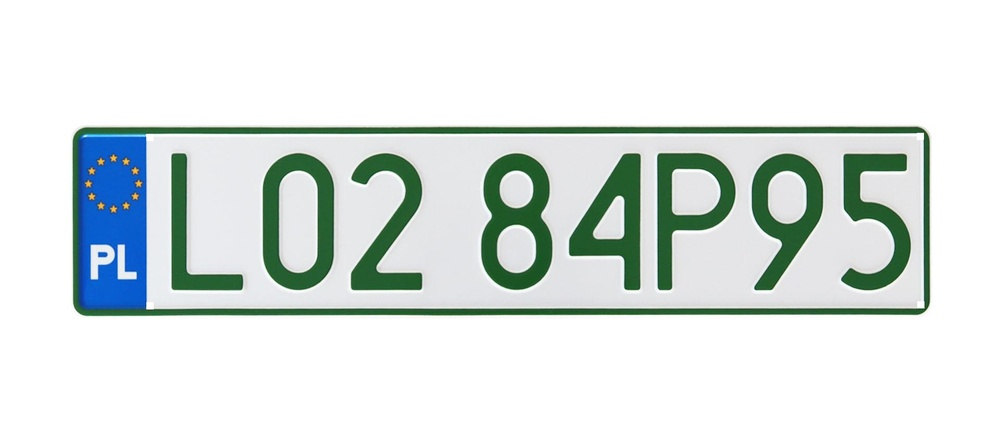
#> input picture rej7.jpg, 1000 x 422 px, shrunk from 1920 x 810 before the run, found by its file name
$ python car_plates.py
#> lines starting #> are read from the running program, lines starting #| are printed output that depends on the picture; after the words box and inside, x2 and y2 are one past the last pixel; in counts of white or black regions, pixels touching at a corner belong together
# -*- coding: utf-8 -*-
"""
Created on Tue Nov 30 01:17:36 2021

@author: styka
"""
import numpy as np
import pandas as pd
from PIL import Image
import matplotlib.pyplot as plt
import math
import imutils
import cv2 # if not found: pip install opencv-python
import requests
from io import BytesIO

# FUNKCJE
# [4 lines left out: function rgbData2GrayData, not called in this run]

def imageReadRGB(url):
    response = requests.get(url)
    inputImage = Image.open(BytesIO(response.content))
#> inputImage is the input picture: PIL image 1000x422 RGB; mean R, G, B 217.8, 226, 224
    width, height = inputImage.size
    inputArray = np.array(inputImage)
    inputArray = inputArray[:, :, 0:3]
    return inputArray, width, height

def showImageAndHistogram(imageData, typeOfData):
	outputImage = Image.fromarray(imageData, typeOfData)

	plt.subplot(2,1,1),plt.imshow(outputImage)
	plt.title('Image'), plt.xticks([]), plt.yticks([])
	plt.subplot(2,1,2),plt.hist(imageData.ravel(),bins = 256, range = [0,256])
	plt.title('Histogram')
	plt.show()

def treshold(imageData, treshold):
    #imageData=rgbData2GrayData(imageData)
    return np.where( (imageData <= treshold), 0, 255).astype('uint8')

# pX pY to punkty referencyjne w szablonie
def morphologyErosion(imageData, template, pX, pY):
    imageData1 = 255*np.ones([imageData.shape[0], imageData.shape[1]])
    # py, px = np.where(template=='X')[0][0], np.where(template=='X')[1][0]
    for i in range(pY,imageData.shape[0]-template.shape[0]+pY+1):
        for j in range(pX,imageData.shape[1]-template.shape[1]+pX+1):
            if np.array_equal(np.where(template==0),np.where(imageData[(i-pY):(i+template.shape[0]-pY),(j-pX):(j+template.shape[1]-pX)]==0)):
                 imageData1[i,j]=0
    return imageData1.astype('uint8')

# [7 lines of commented-out code are left out]

def cutPart(image, x, y, width, height):
    #image=rgbData2GrayData(image)
    heightIm, widthIm = image.shape
    # image=image[(heightIm-y-height):(heightIm-y),x:(x+width)] -> od dolnego lewego w górę
    # od górnego lewego w dól:
    image=image[y:(height+y),x:(x+width)]
    return image.astype('uint8')

# [15 lines left out: function edgeDetectorPrewitt, not called in this run]

def reverse(imageData):
	return 255-imageData

###############################################################
url = 'https://raw.githubusercontent.com/annaStykowska/Car-license-plate-recognition-python/main/rej7.jpg'
imageData, width, height = imageReadRGB(url)
#> width = 1000; height = 422

# RGB
showImageAndHistogram(imageData, typeOfData='RGB')
# [6 lines of commented-out code are left out]
gray = cv2.cvtColor(imageData, cv2.COLOR_BGR2GRAY)
plt.imshow(cv2.cvtColor(gray, cv2.COLOR_BGR2RGB))
bfilter = cv2.bilateralFilter(gray, 11, 17, 17) #Noise reduction
edged = cv2.Canny(bfilter, 30, 200) #Edge detection
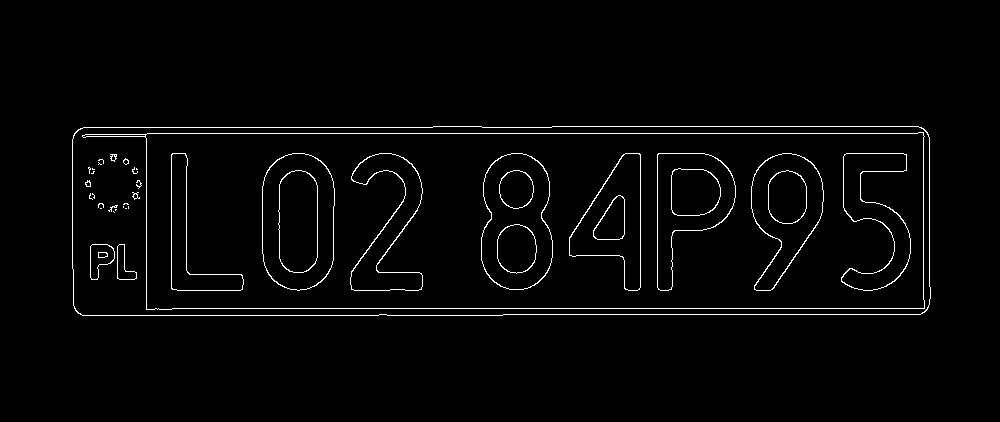
#> edged: shape (422, 1000); 2.2% white in thin lines or dots, all inside (x1, y1, x2, y2) = (72, 126, 931, 316)
plt.imshow(cv2.cvtColor(edged, cv2.COLOR_BGR2RGB))
keypoints = cv2.findContours(edged.copy(), cv2.RETR_TREE, cv2.CHAIN_APPROX_SIMPLE)
#> keypoints = 69 contours, 26 with area under 20; largest, box (x1, y1, x2, y2) and area: (72, 126, 931, 316) 160930, (72, 126, 931, 316) 160906, (82, 132, 925, 310) 136142, (145, 132, 925, 310) 136014, (262, 153, 335, 291) 8630
contours = imutils.grab_contours(keypoints)
#> contours has the same summary as keypoints
contours = sorted(contours, key=cv2.contourArea, reverse=True)[:10]
#> contours = 10 contours; largest, box (x1, y1, x2, y2) and area: (72, 126, 931, 316) 160930, (72, 126, 931, 316) 160906, (82, 132, 925, 310) 136142, (145, 132, 925, 310) 136014, (262, 153, 335, 291) 8630
location = None
for contour in contours:
    approx = cv2.approxPolyDP(contour, 10, True)
    if len(approx) == 4:
        location = approx
        break
#> this loop made 4 passes
#> location on pass 4: [[924, 136], [923, 308], [146, 308], [147, 133]]
location
mask = np.zeros(gray.shape, np.uint8)
new_image = cv2.drawContours(mask, [location], 0,255,-1)
#> new_image: shape (422, 1000); 32.2% white; 1 white region, box (x1, y1, x2, y2) and area: (146, 133, 925, 309) 135762

plt.imshow(cv2.cvtColor(new_image, cv2.COLOR_BGR2RGB))

# odwrocony kolor, treshold - zeby wyeliminowac niebieski prostokąt kolo literek
rev=treshold(reverse(gray),100)
plt.imshow(cv2.cvtColor(rev, cv2.COLOR_BGR2RGB))

new_image2 = cv2.bitwise_and(new_image, rev, mask=mask)
#> new_image2: shape (422, 1000); 8.4% white; 19 white regions (7 under 20 px), largest, box (x1, y1, x2, y2) and area: (481, 153, 552, 290) 5398, (263, 153, 334, 290) 4952, (569, 153, 641, 290) 4581

plt.imshow(cv2.cvtColor(new_image2, cv2.COLOR_BGR2RGB))
(x,y) = np.where(mask==255)
(x1, y1) = (np.min(x), np.min(y))
#> x1 = 133; y1 = 146
(x2, y2) = (np.max(x), np.max(y))
#> x2 = 308; y2 = 924

cropped_image = reverse(new_image2[x1:x2+1, y1:y2+1])
plt.imshow(cv2.cvtColor(cropped_image, cv2.COLOR_BGR2RGB))

# mała templatka, żeby zredukowac poziome linie
cropped_image=morphologyErosion(cropped_image, np.zeros([2,2]), 0, 0)
#> after the loop in morphologyErosion, `for i in range(pY,imageData.shape[0]-template.shape[0]+pY+1):`:
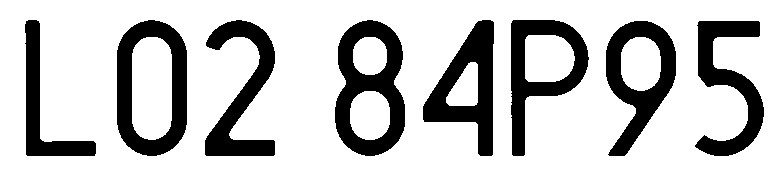
#> imageData1: shape (176, 779) float64; 76.3% white; 8 black regions, largest, box (x1, y1, x2, y2) and area: (335, 20, 405, 156) 5015, (117, 20, 187, 156) 4603, (423, 20, 494, 156) 4298
#> cropped_image: shape (176, 779); 76.3% white; 8 black regions
showImageAndHistogram(cropped_image, typeOfData='P')
# [10 lines of commented-out code are left out]

from skimage.measure import label, regionprops, regionprops_table
from skimage.io import imshow
label_im = label(cropped_image,background=255)
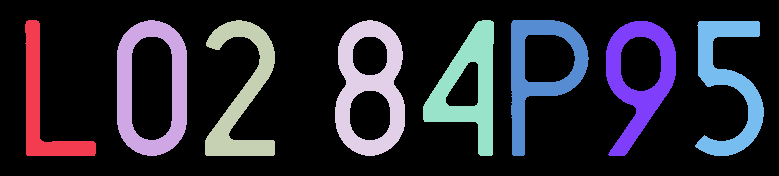
#> label_im: shape (176, 779) int64; 9 distinct labels, from 0 to 8; one colour per label, 0 black
regions = regionprops(label_im)
#> regions = 8 regions; box (x1, y1, x2, y2) and area: (335, 20, 405, 156) 5015, (117, 20, 187, 156) 4603, (423, 20, 494, 156) 4298, (606, 21, 676, 156) 4073, (511, 20, 589, 156) 3967, (205, 20, 275, 156) 3933, (695, 21, 764, 156) 3880, (25, 20, 96, 156) 2736
imshow(label_im)
properties = ['area','convex_area','bbox_area', 'extent',
              'mean_intensity', 'solidity', 'eccentricity',
              'orientation']
pd.DataFrame(regionprops_table(label_im, cropped_image,
             properties=properties))

# prostokąty dookoła cyfr/liter
import matplotlib.patches as mpatches
fig, ax = plt.subplots(figsize=(10, 6))
ax.imshow(cropped_image)
idxVec=[]
for region in regionprops(label_im):
    # take regions with large enough areas
    if region.area > 100:
        # draw rectangle around segmented
        minr, minc, maxr, maxc = region.bbox
        rect = mpatches.Rectangle((minc, minr), maxc - minc, maxr - minr,
                                  fill=False, edgecolor='red', linewidth=2)
        ax.add_patch(rect)
#> this loop made 8 passes
#> (minr, minc, maxc) on passes 1 to 8: (20, 25, 96), (20, 117, 187), (20, 205, 275), (20, 335, 405), (20, 423, 494), (20, 511, 589), (21, 606, 676), (21, 695, 764)

saved=0
characterIm=[]
for region in regionprops(label_im):
    # take regions with large enough areas
    if region.area > 100:
        # wycinanie litery
        minr, minc, maxr, maxc = region.bbox
        characterIm=cutPart(cropped_image,minc, minr, (maxc - minc), (maxr - minr))
        showImageAndHistogram(characterIm, typeOfData='P')
        # analiza głównych składowych
        # wspolrzedne gdzie jest litera
        y, x = np.where(characterIm==0)
        #liczymy srednie dla x i y
        yMean, xMean = np.mean(y), np.mean(x)
        # odejmujemy srednie od skladowych
        x, y = x-xMean, y-yMean
        # macierz kowariancji, wektory i wartosci wlasne tej macierzy
        mCov=np.cov(x,y)
        wartWlasne, wekWlasne = np.linalg.eig(mCov)
        # wektory wlasne zaznaczaja kierunki zmian danych
        # skladnik glowny - ten wektor własny, ktory ma najwieksza zmiennosc danych (ma najwieksza wartosc wlasna)-
        # im wartosc wlasna mniejsza, tym mniej istotna dana skladowa
        # ogolnie: po obliczeniu wektorow i wlasnych i wartosci wlasnych porzadkujemy je wg malejacych
        # wartosci wlasnych - ustawiamy skladowe wg ich istotnosci. wybierajac teraz tylko najwazniejsze
        # skladowe mozemy oryginalne dane przeksztalcic w nowy zbior, zlozony z elementow o mniejszym
        # wymiarze, ktory bedzie opisywal te najwazniejsze naszym zdaniem cechy. Wybrane w ten sposob
        # wektory wlasne tworzą macierz, tzw. macierz cech (wektor cech)
        # bede przeksztalcac dane nie odrzucajac zadnej ze skladowych
        # wzor na transformacje danych : D_fin=f^T x D^T, f - wybrany wektor cech, D - nasze x i y
        f=wekWlasne.T
        D = np.array([x, y])
        # mnozenie macierzy
        new=f@D
        plt.scatter(new[1],new[0])
        plt.show()
        new[0]=10*(new[0]-min(new[0]))/max(new[0])
        new[1]=10*(new[1]-min(new[1]))/max(new[1])
        # zaokrąglam otrzymane współrzędne do int
        new = np.round(new,0).astype('int')
        if characterIm.shape[0]>characterIm.shape[1]:
            newImageData = 255*np.ones([characterIm.shape[0],characterIm.shape[0]])
        else:
            newImageData = 255*np.ones([characterIm.shape[1],characterIm.shape[1]])
        for i in range(new.shape[1]):
            newImageData[new[0][i],new[1][i]]=0
        plt.scatter(new[1],new[0])
        plt.savefig(str(saved)+'.png')
        saved=saved+1
        plt.show()
#> this loop made 8 passes
#> (minr, minc, maxc, yMean, xMean, mCov, wartWlasne, wekWlasne) on passes 1 to 3: (20, 25, 96, 85.8, 18.07, [[348.5, 450.5], [450.5, 1855.1]], [224.1, 1979.5], [[-0.964, -0.266], [0.266, -0.964]]), (20, 117, 187, 67.47, 34.47, [[555.5, -0.732], [-0.732, 1663.1]], [555.5, 1663.1], [[-1, 0.000661], [-0.000661, -1]]), (20, 205, 275, 72.77, 36.35, [[352.8, -168.6], [-168.6, 2156.9]], [337.2, 2172.5], [[-0.996, 0.0923], [-0.0923, -0.996]])
#> pass 1, in showImageAndHistogram (call 3), `plt.show()`:
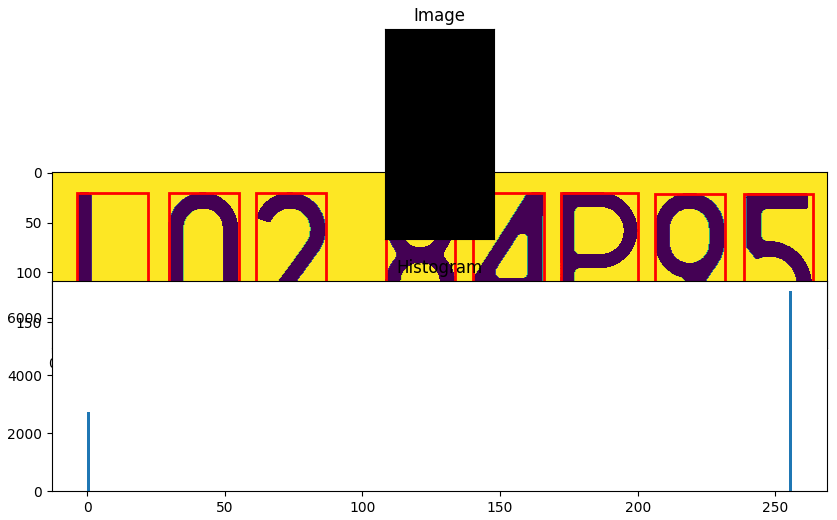
#> figure drawn by matplotlib, 3 panels; panel 3: tallest bar 6920 high, from x = 255 to 256
#> pass 1, `plt.savefig(str(saved)+'.png')`:
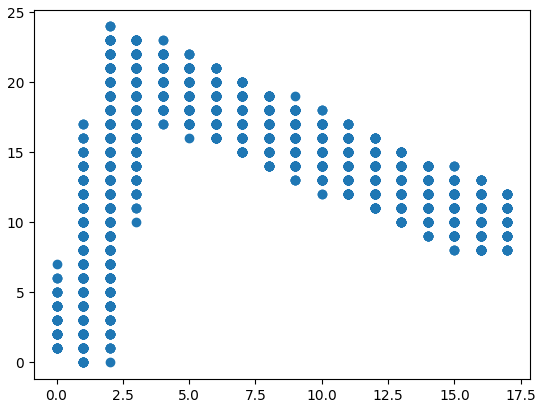
#> figure drawn by matplotlib, 1 panel
#> after the loop:
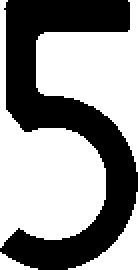
#> characterIm: shape (135, 69) (shown 2 times larger); 58.3% white; 1 black region, box (x1, y1, x2, y2) and area: (0, 0, 69, 135) 3880
#> after the loop:
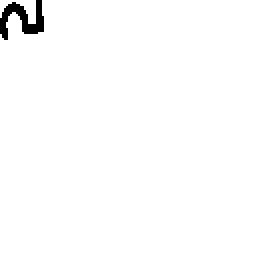
#> newImageData: shape (135, 135) float64 (shown 2 times larger); 98.9% white; 1 black region, box (x1, y1, x2, y2) and area: (0, 0, 22, 20) 202
#> after the loop, saved = 8

$ run again, with rej14.jpg copied over rej7.jpg
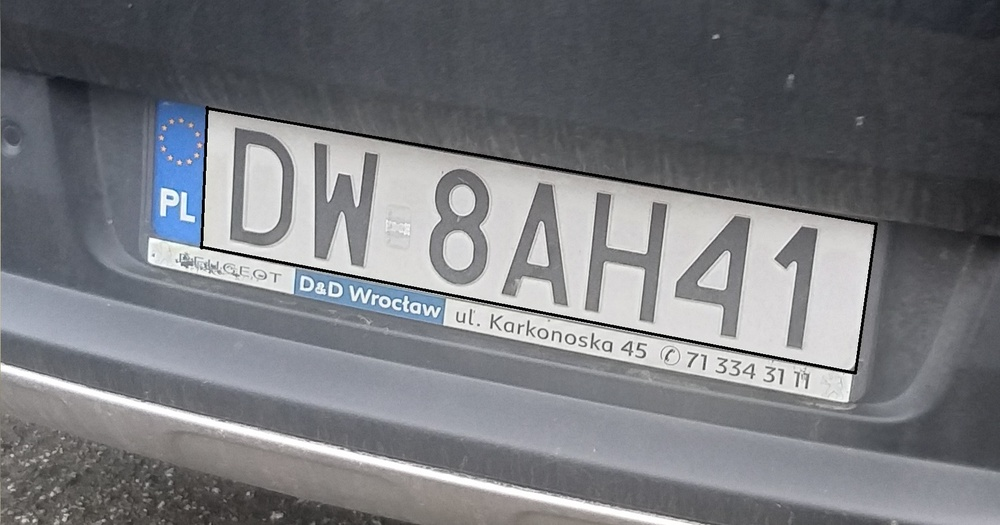
#> input picture rej14.jpg, 1000 x 525 px, shrunk from 1768 x 928 before the run, found by its file name
#> in imageReadRGB, inputImage is the input picture: PIL image 1000x525 RGB; mean R, G, B 118.5, 120.2, 124.8
#> `imageData, width, height = imageReadRGB(url)`: width = 1000; height = 525
#> `edged = cv2.Canny(bfilter, 30, 200)`:
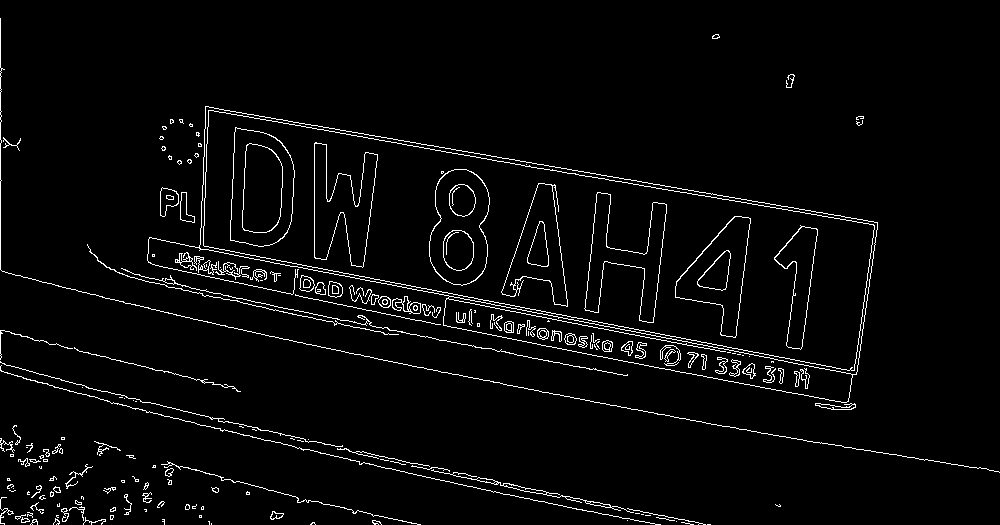
#> edged: shape (525, 1000); 3.3% white in thin lines or dots
#> keypoints = 362 contours, 235 with area under 20; largest, box (x1, y1, x2, y2) and area: (147, 106, 878, 403) 111656, (199, 106, 878, 375) 99122, (203, 110, 875, 371) 94234, (203, 110, 875, 371) 94228, (443, 296, 853, 403) 12521
#> `contours = imutils.grab_contours(keypoints)`: contours has the same summary as keypoints
#> `contours = sorted(contours, key=cv2.contourArea, reverse=True)[:10]`: contours = 10 contours; largest, box (x1, y1, x2, y2) and area: (147, 106, 878, 403) 111656, (199, 106, 878, 375) 99122, (203, 110, 875, 371) 94234, (203, 110, 875, 371) 94228, (443, 296, 853, 403) 12521
#> the loop `for contour in contours:` made 2 passes
#> location on pass 2: [[205, 107], [876, 222], [857, 371], [201, 249]]
#> new_image: shape (525, 1000); 18.8% white; 1 white region, box (x1, y1, x2, y2) and area: (201, 107, 877, 372) 98711
#> new_image2: shape (525, 1000); 5.6% white; 30 white regions (21 under 20 px), largest, box (x1, y1, x2, y2) and area: (201, 107, 877, 372) 4967, (314, 142, 378, 267) 4222, (585, 192, 667, 323) 3891
#> x1 = 107; y1 = 201
#> x2 = 371; y2 = 876
#> cropped_image: shape (265, 676); 85.6% white; 33 black regions (24 under 20 px)
#> outputImage: PIL image 676x265 P; every value is 0
#> label_im: shape (265, 676) int64; 34 distinct labels, from 0 to 33
#> regions = 33 regions; largest, box (x1, y1, x2, y2) and area: (113, 36, 176, 159) 3901, (384, 85, 465, 215) 3564, (474, 109, 549, 229) 3454, (228, 62, 287, 177) 3451, (0, 0, 675, 264) 3146
#> the loop `for region in regionprops(label_im):` made 33 passes
#> (minr, minc, maxr, maxc) on passes 1 to 8: (0, 0, 264, 675), (21, 29, 138, 92), (36, 113, 159, 176), (62, 228, 177, 287), (76, 301, 198, 366), (85, 384, 215, 465), (109, 474, 229, 549), (120, 574, 241, 616)
#> the loop `for region in regionprops(label_im):` made 33 passes
#> (minr, minc, maxr, maxc, yMean, xMean, mCov, wartWlasne) on passes 1 to 5: (0, 0, 264, 675, 126.3, 320.4, [[32573.3, 5216.7], [5216.7, 2321.7]], [33447.6, 1447.4]), (21, 29, 138, 92, 59.26, 29.05, [[433, 24.25], [24.25, 1326]], [432.3, 1326.7]), (36, 113, 159, 176, 63.29, 27.75, [[347.5, 14.42], [14.42, 833]], [347, 833.4]), (62, 228, 177, 287, 56.21, 30.15, [[278.5, -26.24], [-26.24, 1056.6]], [277.6, 1057.5]), (76, 301, 198, 366, 63.35, 36.93, [[240.2, -43.3], [-43.3, 987]], [237.7, 989.5])
#> after the loop `for region in regionprops(label_im):`:
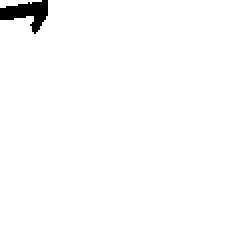
#> newImageData: shape (121, 121) float64 (shown 2 times larger); 98.6% white; 1 black region, box (x1, y1, x2, y2) and area: (0, 0, 24, 17) 204
#> after the loop `for region in regionprops(label_im):`: saved = 8
